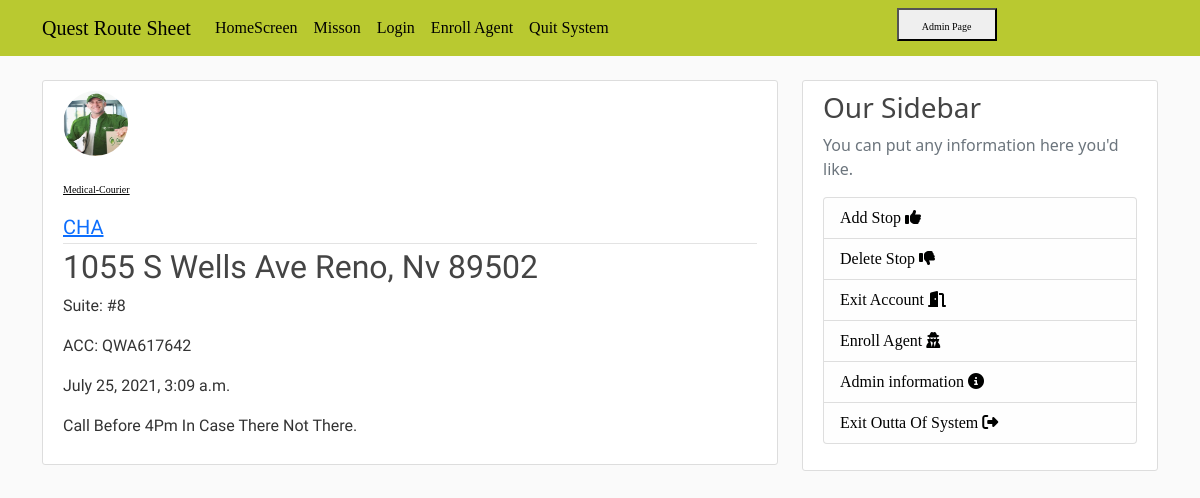
The app's page /post/4/ with its own data.
### core_backend/models.py (models this page shows, shortened)
class Post(models.Model):
    title = models.CharField(max_length=100)
    location = models.CharField(max_length=100)
    address = models.CharField(max_length=200, default='')
    suite = models.CharField(max_length=200, default="")
    account_number = models.CharField(max_length=200, default='')
    photo = models.URLField(blank=True)
    date_posted = models.DateTimeField(default=timezone.now)
    courier = models.ForeignKey(User, on_delete=models.CASCADE)
    note = models.TextField(max_length=500, null=True, blank=True)

### users/models.py (models this page shows, shortened)
class Profile(models.Model):
    user = models.OneToOneField(User, on_delete=models.CASCADE)
    image = models.ImageField(default='default.jpg', upload_to='profile_pics')

### core_backend/views.py (the view)
# urls.py: path('post/<int:pk>/', PostDetailView.as_view(), name='post_detail'),
class PostDetailView(DetailView):
    model = Post

### core_backend/templates/core_backend/post_detail.html
{% extends "core_backend/base.html" %}
{% block content %}
<article class="media content-section" style="font-family: 'Fira Sans Condensed', sans-serif;">
    <img class="rounded-circle article-img" src="{{ object.courier.profile.image.url }}">
    <div class="media-body">
    <div class="article-metadata">
    <h1><a class="article-title" href="#" style="color: #000100; font-family: 'Merriweather', serif; font-size: 10px;">{{ object.courier }}</a></h1>
        <a class="mr-2" href="#" style="font-size: 20px;">{{ object.location }}</a>
    </div>
    <h2 class="artical-title" >{{ object.address }}</h2>
    <p class="article-content">{{ object.suite }}</p>
    <p class="article-content">{{ object.account_number }}</p>
    <p class="article-content">{{ object.date_posted }}</p>
    <p class="article-content">{{ object.note }}</p>
    </div>
</article>
{% endblock content %}

### core_backend/static/core_backend/main.css (style rules this page uses)
body { background: #fafafa; color: #333333; margin-top: 5rem; }
h1, h2, h3, h4, h5, h6 { color: #444444; }
.content-section { background: #ffffff; padding: 10px 20px; border: 1px solid #dddddd; border-radius: 3px; margin-bottom: 20px; }
.article-title { color: #444444; }
.article-content { white-space: pre-line; }
.article-img { height: 65px; width: 65px; margin-right: 16px; }
.article-metadata { padding-bottom: 1px; margin-bottom: 4px; border-bottom: 1px solid #e3e3e3 }

### records on screen
Post: courier.profile.image (picture), courier "Medical-Courier", location "CHA", address "1055 S Wells Ave Reno, Nv 89502", suite "Suite: #8", account_number "ACC: QWA617642", date_posted "July 25, 2021, 3:09 a.m.", note "Call Before 4Pm In Case There Not There."
